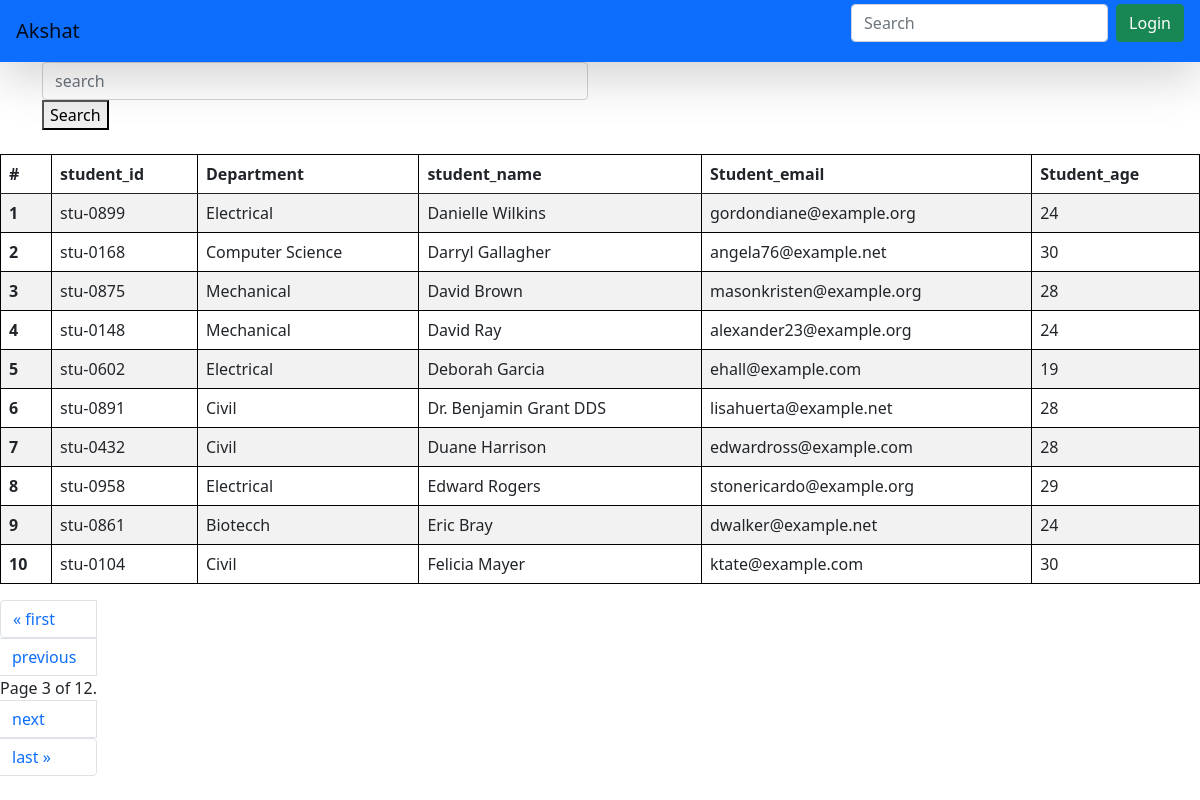
Screenshot of /students/?page=3 with the database file from the repository.
### vege/models.py (models this page shows, shortened)
class Student(models.Model):
    department = models.ForeignKey(Department, related_name="depart", on_delete=models.CASCADE)
    student_id = models.OneToOneField(StudentID, related_name='studentid' , on_delete=models.CASCADE)
    student_name = models.CharField(max_length=100)
    student_email = models.EmailField(unique=True)
    student_age = models.IntegerField(default=18)
    student_address = models.TextField(default=18)
    is_deleted = models.BooleanField(default=False)
    objects = StudentManager()
    admin_objects = models.Manager()
    def __str__(self) -> str:
        return self.student_name
    class Meta:
        ordering = ['student_name']
        verbose_name = "student"

class StudentID(models.Model):
    student_id = models.CharField(max_length=100)
    def __str__(self) -> str:
        return self.student_id

class Department(models.Model):
    department = models.CharField(max_length=100)
    class Meta:
        ordering = ['department']

### vege/views.py (the view, shortened to what this page needs)
# urls.py: path('students/',get_students, name="get_students"),
def get_students(request):
    queryset = Student.objects.all()
    paginator = Paginator(queryset, 10)  # Show 25 contacts per page.
    page_number = request.GET.get("page",1)
    page_obj = paginator.get_page(page_number)
    print(page_obj.object_list)
    return render(request , 'report/students.html' , {'queryset': page_obj})

### vege/models.py (called while the page is built)
    def get_queryset(self):
        return super().get_queryset().filter(is_deleted=False)

### vege/templates/report/students.html (shortened to what this page needs)
{% extends "base.html" %}
{% block start %}
<div class="container">
  <form class="mb-4">
  <div class="row">
    <dv class="col-md-6">
      <input class="form-control" name="search" placeholder="search">
    </div>
    <div class="col-md-6">
        <button class-"btn btn-success">Search</button>
    </div>
  </div>
  <table class="table table-striped">
    <thead>
      <tr>
        <th scope="col">#</th>
        <th scope="col">student_id</th>
        <th scope="col">Department</th>
        <th scope="col">student_name</th>
        <th scope="col">Student_email</th>
        <th scope="col">Student_age</th>
      </tr>
    </thead>
    <tbody>
        {% for student in queryset %}
      <tr>
        <th scope="row">{{forloop.counter}}</th>
        <td>{{student.student_id}}</td>
        <td>{{student.department.department}}</td>
        <td>{{student.student_name}}</td>
        <td>{{student.student_email}}</td>
        <td>{{student.student_age}}</td>
      </tr>
        {% endfor %}
    </tbody>
  </table>
        <nav aria-label="Page navigation example">
          <ul class="pagination">
          <span class="step-links">
              {% if queryset.has_previous %}
              <li class="page-item"><a class="page-link" href="?page=1">&laquo; first</a> </li>
              <li class="page-item"><a class="page-link" href="?page={{ queryset.previous_page_number }}">previous</a></li>
              {% endif %}
              <span class="current">
                  Page {{ queryset.number }} of {{ queryset.paginator.num_pages }}.
              </span>
              {% if queryset.has_next %}
              <li class="page-item"><a class="page-link"  href="?page={{ queryset.next_page_number }}">next</a></li>
              <li class="page-item"><a class="page-link"  href="?page={{ queryset.paginator.num_pages }}">last &raquo;</a></li>
              {% endif %}
          </span>
        </ul>
    </nav>
{% endblock %}

### home/templates/base.html (style rules this page uses)
table, th, td { border: 1px solid black; }

### rows the page displays
Student: student_id "stu-0899", department.department "Electrical", student_name "Danielle Wilkins", student_email "gordondiane@example.org", student_age "24"
Student: student_id "stu-0168", department.department "Computer Science", student_name "Darryl Gallagher", student_email "angela76@example.net", student_age "30"
Student: student_id "stu-0875", department.department "Mechanical", student_name "David Brown", student_email "masonkristen@example.org", student_age "28"
Student: student_id "stu-0148", department.department "Mechanical", student_name "David Ray", student_email "alexander23@example.org", student_age "24"
Student: student_id "stu-0602", department.department "Electrical", student_name "Deborah Garcia", student_email "ehall@example.com", student_age "19"
Student: student_id "stu-0891", department.department "Civil", student_name "Dr. Benjamin Grant DDS", student_email "lisahuerta@example.net", student_age "28"
Student: student_id "stu-0432", department.department "Civil", student_name "Duane Harrison", student_email "edwardross@example.com", student_age "28"
Student: student_id "stu-0958", department.department "Electrical", student_name "Edward Rogers", student_email "stonericardo@example.org", student_age "29"
Student: student_id "stu-0861", department.department "Biotecch", student_name "Eric Bray", student_email "dwalker@example.net", student_age "24"
Student: student_id "stu-0104", department.department "Civil", student_name "Felicia Mayer", student_email "ktate@example.com", student_age "30"

### other values shown
{{ queryset.number }} "3"
{{ queryset.paginator.num_pages }} "12"
